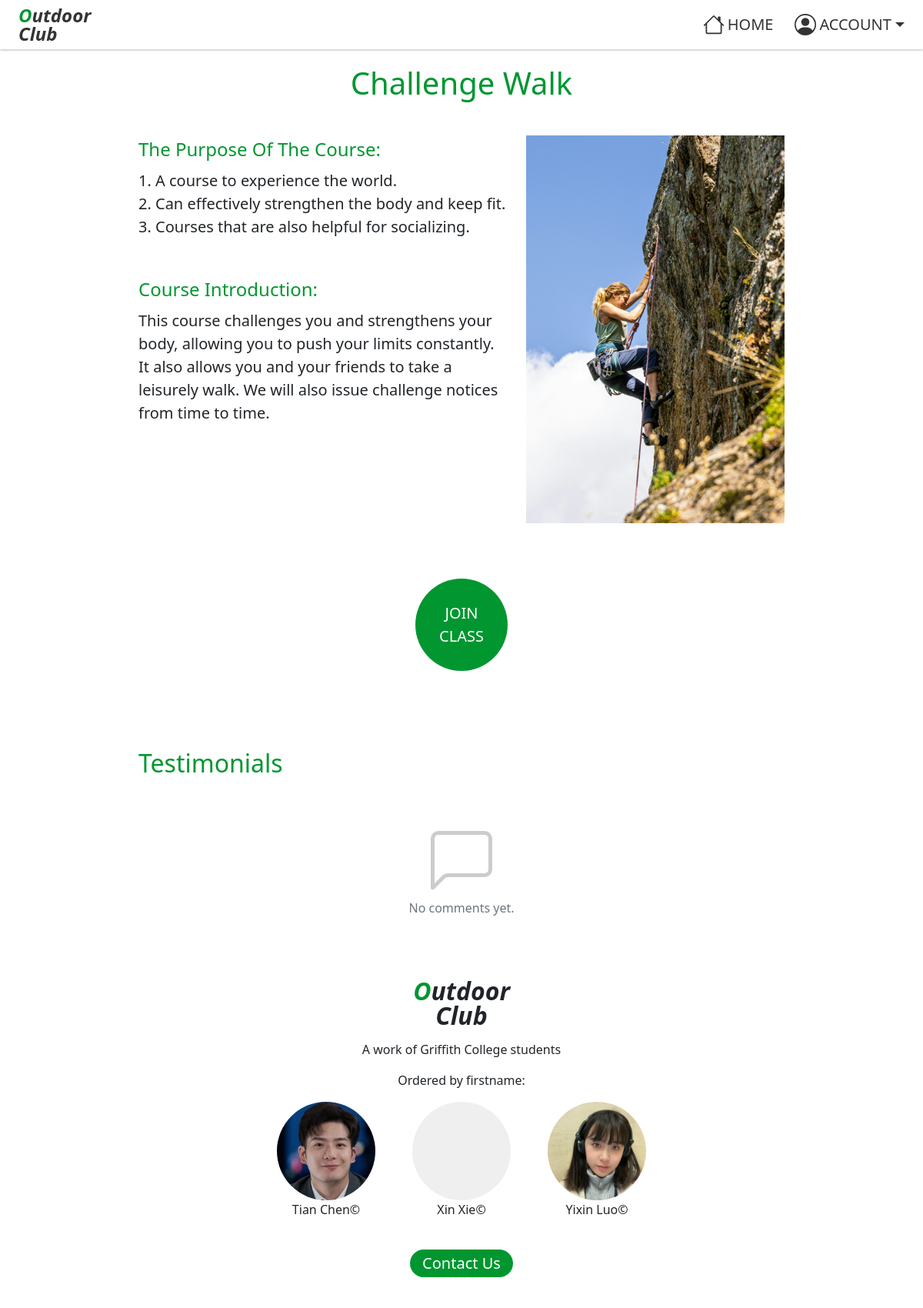
The page /classdetail.php?id=3 (signed in) on the database its author committed.
### tables this page shows
create table if not exists classdetail(
  `id` INT UNIQUE AUTO_INCREMENT,
  `class_id` INT NOT NULL,
  `page_name` varchar(50) not null,
  `class_image` varchar(100) not null,
  `description` varchar(1000) not null,
  `class_detail` varchar(1000) not null,
  `del_flag` INT DEFAULT 0 NOT NULL,
  PRIMARY KEY(id),
  FOREIGN KEY(class_id) REFERENCES class(id)
);

### api/classdetail.php (called while the page is built, shortened)
<?php
$classId = $_GET['id'];
include ("databaseVariables.php");
$conn = new PDO("mysql:host=$servername", $username, $password);
$conn->setAttribute(PDO::ATTR_ERRMODE, PDO::ERRMODE_EXCEPTION);
$sql = "SELECT * FROM sewagroup.classdetail where id=$classId";
$result = $conn->query($sql);
return $result;
?>
<?php
function checkBookState($userId, $classId)
{
    include ("databaseVariables.php");
    $conn = new PDO("mysql:host=$servername", $username, $password);
    $conn->setAttribute(PDO::ATTR_ERRMODE, PDO::ERRMODE_EXCEPTION);
    $query = "SELECT count(*) FROM sewagroup.class_booking WHERE user_id = $userId AND class_id = $classId";
    $rows = $conn->query($query)->fetch();
    return $rows[0];
}
?>

### api/testimonial.php (called while the page is built, shortened)
<?php
    $classId=$_GET['id'];
    include ("databaseVariables.php");
    $conn = new PDO("mysql:host=$servername", $username, $password);
    $conn->setAttribute(PDO::ATTR_ERRMODE, PDO::ERRMODE_EXCEPTION);
    $sql = "SELECT t.id, t.content, t.create_time, u.firstname, u.surname FROM sewagroup.testimonial t
    JOIN sewagroup.user u ON t.user_id = u.id WHERE t.class_id = '$classId' ORDER BY create_time DESC";
    $commentList = $conn->query($sql);
    return $commentList;
?>

### classdetail.php (the view, shortened to what this page needs)
<!DOCTYPE html>
<html>
<head>
    <link href="css/bootstrap.min.css" rel="stylesheet">
    <link rel="stylesheet" href="css/app.css" />
    <link rel="stylesheet" href="css/classdetail.css" />
</head>
<body id="classdetail" class="page-container d-flex flex-column">
    <?php include './app/views/header.php' ?>
    <?php
    include ("./api/classdetail.php");
    include ("./api/testimonial.php");
    ?>
    <?php
    $classId = $_GET['id'];
    $userId = $_SESSION['user_id'];
    $row = $result->fetch(PDO::FETCH_ORI_NEXT);
    $image = $row['class_image'];
    $description = $row['description'];
    $pname = $row['page_name'];
    $classdetail = $row['class_detail'];
    $bookingState = checkBookState($userId, $classId);
    ?>
    <section class="classdetail-wrapper w-100">
        <section class="introduction content-box p-4 mb-5">
            <p class="fs-1 lh-1 mb-5 text-center text-color-primary"><?php echo "$pname"; ?></p>
            <section class="content clearfix mb-5">
                <?php echo "<img src='$image' class='picture d-block float-end ms-4 mb-4' alt='...'>"; ?>
                <p class="fs-4 mb-2 text-color-primary">The Purpose Of The Course:</p>
                <p class="detail fs-5 mb-5"><?php echo "$description"; ?></p>
                <p class="fs-4 mb-2 text-color-primary">Course Introduction:</p>
                <p class="fs-5 mb-0"><?php echo "$classdetail"; ?></p>
            </section>
            <?php if ($bookingState <= 0): ?>
                <a href="<?php echo htmlspecialchars($_SERVER["PHP_SELF"]) . '?action=book&id=' . $classId; ?>"
                    class="join-btn d-flex flex-column justify-content-center fw-medium text-center bg-color-primary text-white fs-5 text-decoration-none">JOIN<br />
                    CLASS</a>
            <?php endif; ?>
        </section>
        <section class="add-comment content-box p-4">
            <p class="fs-2 lh-1 mb-3 text-color-primary">Testimonials</p>
        </section>
        <section class="comment-list content-box p-4">
            <?php if ($commentList->rowCount() <= 0): ?>
                <section class="d-flex flex-column align-items-center justify-content-center">
                    <span class="text-secondary mt-2">No comments yet.</span>
                </section>
            <?php endif ?>
        </section>
    </section>
    <?php include './app/views/footer.php' ?>
</body>
</html>

### css/app.css (style rules this page uses)
body { min-width: 320px; }
.page-container { padding-top: 4rem; }
.text-color-primary { color: #019630 !important; }
.bg-color-primary { background-color: #019630 !important; }
@media screen and (min-width: 1024px) { .content-box { padding-left: 15vw !important; padding-right: 15vw !important; padding-bottom: 2rem !important; } }

### css/classdetail.css (style rules this page uses)
#classdetail { min-height: 100vh; }
#classdetail .content { width: 100%; }
#classdetail .picture { width: 40%; }
#classdetail .detail { white-space: pre-wrap; }
#classdetail .join-btn { margin: 0 auto; width: 8vw; height: 8vw; min-width: 120px; min-height: 120px; border-radius: 50%; animation: heartBeat 1.4s ease-in-out alternate infinite; }

### rows shown on the page
classdetail: page_name "Challenge Walk", class_image (picture), description "1. A course to experience the world. 2. Can effectively strengthen the body and keep fit. 3. Courses that are also helpful for socializing.", class_detail "This course challenges you and strengthens your body, allowing you to push your limits constantly. It also allows you and your friends to take a leisurely walk. We will also issue challenge notices from time to time."
